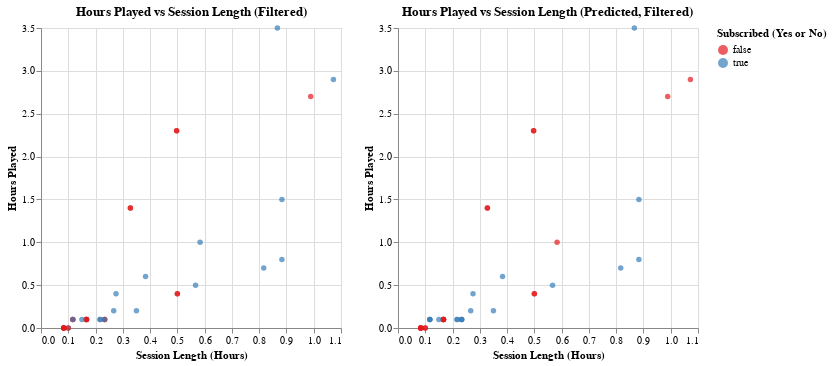

Source (notebook cell):
### Markdown cell above
We see from this confusion matrix that the classifier incorrectly predicted 7 subscribed observations as not subscribed and one non subscribed observation as subscribed. We are more interested in identifying observations that are subscribed, making this the positive label, and non-subscribed observations are treated as the negative label.

As a result of these predictions, the precision of the classifier when using K=2 is 100% (17/17) and the recall is 71% (17/(7+17)). Therefore, every observation that is predicted as subscribed is correct. However the classifier only identifies 71% of the actual positive observations and misses the remaining 29%. This means that the classifier makes a significant amount of false negatives (i.e., observations that are subscribed are incorrectly classified as not subscribed).

The lower recall could mean that the classifier is conservative when predicting the positive class (subscribed), as it avoids predicting subscribed unless it is very certain, which explains the high precision, but it fails to catch all positive (subscribed) observations. 

In a real life scenario, such as when game developers are predicting how many players will play their new game, prioritizing precision can maximize profit. A model with high precision ensures that the players predicted to play to game are likely to actually play. This would reduce the cost of any additional marketing or resources wasted to target players who are unlikely to play. On the other hand, a model with higher recall would help game developers anticipate the majority of players likely to join the game. This would allow them to prepare servers capable of accommodating an increased demand from players, which in turn would reduce the risk of the server crashing.

### Code cell
# The data had the be filtered because there were outlying observations of very high values, making the lower value observations difficult to interpret.

filtered_data = players_sessions_test_predictions[
    (players_sessions_test_predictions["session_length_hours"] <= 1.2) &
    (players_sessions_test_predictions["played_hours"] <= 50)
]

test_plot = alt.Chart(filtered_data, title="Hours Played vs Session Length (Filtered)").mark_circle().encode(
    x=alt.X("session_length_hours", title="Session Length (Hours)"),
    y=alt.Y("played_hours", title="Hours Played"),
    color=alt.Color("subscribe", title="Subscribed (Yes or No)"),
    tooltip=["session_length_hours", "played_hours"])

test_predicted_plot = alt.Chart(filtered_data, title="Hours Played vs Session Length (Predicted, Filtered)").mark_circle().encode(
    x=alt.X("session_length_hours", title="Session Length (Hours)"),
    y=alt.Y("played_hours", title="Hours Played"),
    color=alt.Color("predicted", title="Subscribed (Yes or No)", scale=alt.Scale(scheme="set1")),
    tooltip=["session_length_hours", "played_hours"])

test_plot | test_predicted_plot

### Figure 1 — Vega-Lite specification as saved in the notebook (floating-point values rounded to 4 significant figures)
{"config": {"view": {"continuousWidth": 300, "continuousHeight": 300}}, "hconcat": [{"mark": {"type": "circle"}, "encoding": {"color": {"field": "subscribe", "title": "Subscribed (Yes or No)", "type": "nominal"}, "tooltip": [{"field": "session_length_hours", "type": "quantitative"}, {"field": "played_hours", "type": "quantitative"}], "x": {"field": "session_length_hours", "title": "Session Length (Hours)", "type": "quantitative"}, "y": {"field": "played_hours", "title": "Hours Played", "type": "quantitative"}}, "title": "Hours Played vs Session Length (Filtered)"}, {"mark": {"type": "circle"}, "encoding": {"color": {"field": "predicted", "scale": {"scheme": "set1"}, "title": "Subscribed (Yes or No)", "type": "nominal"}, "tooltip": [{"field": "session_length_hours", "type": "quantitative"}, {"field": "played_hours", "type": "quantitative"}], "x": {"field": "session_length_hours", "title": "Session Length (Hours)", "type": "quantitative"}, "y": {"field": "played_hours", "title": "Hours Played", "type": "quantitative"}}, "title": "Hours Played vs Session Length (Predicted, Filtered)"}], "data": {"name": "data-1a8c6f9eaf61c357048fb19dd3d2bfbf"}, "$schema": "https://vega.github.io/schema/vega-lite/v5.20.1.json", "datasets": {"data-1a8c6f9eaf61c357048fb19dd3d2bfbf": [{"hashedEmail": "e21a324ccf5c873bafe82e47d5137b36aa312ee4803eeb5cbc6cf945f9bb3f38", "session_length_hours": 0.1, "subscribe": true, "played_hours": 0.0, "predicted": false}, {"hashedEmail": "060aca80f8cfbf1c91553a72f4d5ec8034764b05ab59fe8e1cf0eee9a7b67967", "session_length_hours": 0.5, "subscribe": false, "played_hours": 0.4, "predicted": false}, {"hashedEmail": "5a340c0e3d1aa3e579efc625bd3e5bca7fc25f7115b68e9411f457464bfd3df4", "session_length_hours": 0.275, "subscribe": true, "played_hours": 0.4, "predicted": true}, {"hashedEmail": "ca20f724571080b997e0efa874b9611e9f280c1af5f68ff6231a9e5b5d79bcfe", "session_length_hours": 0.35, "subscribe": true, "played_hours": 0.2, "predicted": true}, {"hashedEmail": "6fa105fac7f4f37350f21830db78cde153d8edda41d6f4f2d48c9785d605c5e5", "session_length_hours": 0.1167, "subscribe": false, "played_hours": 0.1, "predicted": true}, {"hashedEmail": "90f1495942837b1cde67cc9e3119421e38183502a4c6dee304df3bf0c21e0dd0", "session_length_hours": 0.2667, "subscribe": true, "played_hours": 0.2, "predicted": true}, {"hashedEmail": "88247d9a46fc214a12485dcbcbb03a8ddebfe8c1ec5fe209cd660147625c8e62", "session_length_hours": 0.3278, "subscribe": false, "played_hours": 1.4, "predicted": false}, {"hashedEmail": "d3ca24e4d7fe8ffe2a821ebd3b841252950ca53e4d659a5f33b987e2cd42a1ec", "session_length_hours": 0.2333, "subscribe": false, "played_hours": 0.1, "predicted": true}, {"hashedEmail": "577aa5f15468252b1c6f32dcd515012923476292e30f95e6b4128c770e993f92", "session_length_hours": 0.1667, "subscribe": true, "played_hours": 0.1, "predicted": false}, {"hashedEmail": "1d2371d8a35c8831034b25bda8764539ab7db0f63938696917c447128a2540dd", "session_length_hours": 0.08333, "subscribe": false, "played_hours": 0.0, "predicted": false}, {"hashedEmail": "8eae13e0f5823d9c48fe7b89695ea231f96f644f664bcc74c5a07f7d0a1135bd", "session_length_hours": 0.5667, "subscribe": true, "played_hours": 0.5, "predicted": true}, {"hashedEmail": "d572f391d452b76ea2d7e5e53a3d38bfd7499c7399db299bd4fedb06a46ad5bb", "session_length_hours": 0.08333, "subscribe": false, "played_hours": 0.0, "predicted": false}, {"hashedEmail": "8e0aac3020b3fd9cdef4840b533b4b105aaf1ce1f6f2df3f328ba2a44cecfdc1", "session_length_hours": 1.072, "subscribe": true, "played_hours": 2.9, "predicted": false}, {"hashedEmail": "060aca80f8cfbf1c91553a72f4d5ec8034764b05ab59fe8e1cf0eee9a7b67967", "session_length_hours": 0.5, "subscribe": false, "played_hours": 0.4, "predicted": false}, {"hashedEmail": "0088b5e134c3f0498a18c7ea6b8d77b4b0ff1636fc93355ccc95b45423367832", "session_length_hours": 0.8833, "subscribe": true, "played_hours": 1.5, "predicted": true}, {"hashedEmail": "a1e0438d568b9c05a93cadaf99969e4d44794d19dea31edd723cbc916f878c33", "session_length_hours": 0.9889, "subscribe": false, "played_hours": 2.7, "predicted": false}, {"hashedEmail": "2917e2dacafed92d017b9f356ce90a442bea6e4ad59dbbb484a920398acb8974", "session_length_hours": 0.08333, "subscribe": false, "played_hours": 0.0, "predicted": false}, {"hashedEmail": "d3ca24e4d7fe8ffe2a821ebd3b841252950ca53e4d659a5f33b987e2cd42a1ec", "session_length_hours": 0.2333, "subscribe": false, "played_hours": 0.1, "predicted": true}, {"hashedEmail": "d51a8c57269fe347b4b7760ec29c420832cb36a11c47569a9200872831910c05", "session_length_hours": 0.8167, "subscribe": true, "played_hours": 0.7, "predicted": true}, {"hashedEmail": "8e98b6db2053af0bc0e62cd55bcea5a08f23986dec3d02ca520ea039517e6744", "session_length_hours": 0.1667, "subscribe": false, "played_hours": 0.1, "predicted": false}, {"hashedEmail": "8e98b6db2053af0bc0e62cd55bcea5a08f23986dec3d02ca520ea039517e6744", "session_length_hours": 0.1667, "subscribe": false, "played_hours": 0.1, "predicted": false}, {"hashedEmail": "e3175c379bbb83c8786d2dd719cf844575aca24d2c81d643dc7f12f6227becf7", "session_length_hours": 0.8833, "subscribe": true, "played_hours": 0.8, "predicted": true}, {"hashedEmail": "8af6e04a9067b009303e36cf39f7e7d53f9473e74b4633876ddd79769158b665", "session_length_hours": 0.2333, "subscribe": true, "played_hours": 0.1, "predicted": true}, {"hashedEmail": "0d70dd9cac34d646c810b1846fe6a85b9e288a76f5dcab9c1ff1a0e7ca200b3a", "session_length_hours": 0.5833, "subscribe": true, "played_hours": 1.0, "predicted": false}, {"hashedEmail": "fb0005032363ec3b30c2ae668f78f5076b7e77de0c6a249e924eee608cd0a1fa", "session_length_hours": 0.8667, "subscribe": true, "played_hours": 3.5, "predicted": true}, {"hashedEmail": "ba9b943f7fd9b5078b20ece741c4cb6435418d5d8373b4fe3830487f6036095c", "session_length_hours": 0.1667, "subscribe": false, "played_hours": 0.1, "predicted": false}, {"hashedEmail": "8b71f4d66a38389b7528bb38ba6eb71157733df7d1740371852a797ae97d82d1", "session_length_hours": 0.2167, "subscribe": true, "played_hours": 0.1, "predicted": true}, {"hashedEmail": "8e98b6db2053af0bc0e62cd55bcea5a08f23986dec3d02ca520ea039517e6744", "session_length_hours": 0.1667, "subscribe": false, "played_hours": 0.1, "predicted": false}, {"hashedEmail": "20ae3f8b5323674fe6e537bc91928841cfc2a00c1b36522fd25370bb6fa89d36", "session_length_hours": 0.3833, "subscribe": true, "played_hours": 0.6, "predicted": true}, {"hashedEmail": "6fa105fac7f4f37350f21830db78cde153d8edda41d6f4f2d48c9785d605c5e5", "session_length_hours": 0.1167, "subscribe": false, "played_hours": 0.1, "predicted": true}, {"hashedEmail": "fe218a05c6c3fc6326f4f151e8cb75a2a9fa29e22b110d4c311fb58fb211f471", "session_length_hours": 0.15, "subscribe": true, "played_hours": 0.1, "predicted": true}, {"hashedEmail": "88247d9a46fc214a12485dcbcbb03a8ddebfe8c1ec5fe209cd660147625c8e62", "session_length_hours": 0.3278, "subscribe": false, "played_hours": 1.4, "predicted": false}, {"hashedEmail": "e47ae138603b9a7d6e9b97554bac2daf0477b30e0a4f29ed9d3deacc3c7ec155", "session_length_hours": 0.1167, "subscribe": true, "played_hours": 0.1, "predicted": true}, {"hashedEmail": "2917e2dacafed92d017b9f356ce90a442bea6e4ad59dbbb484a920398acb8974", "session_length_hours": 0.08333, "subscribe": false, "played_hours": 0.0, "predicted": false}, {"hashedEmail": "f1b432523542f90c61176a555ccb2144468d76c91a32d74082ab8c101f9d25b6", "session_length_hours": 0.2167, "subscribe": true, "played_hours": 0.1, "predicted": true}, {"hashedEmail": "7b17513f11968feaf6b02977885c436dc2a4549489ca25ef03022f9fbae19d81", "session_length_hours": 0.08333, "subscribe": false, "played_hours": 0.0, "predicted": false}, {"hashedEmail": "f19e136ddde68f365afc860c725ccff54307dedd13968e896a9f890c40aea436", "session_length_hours": 0.4972, "subscribe": false, "played_hours": 2.3, "predicted": false}, {"hashedEmail": "a2a0612e9a7da558cbac2ee3c816740324505a69a6e042c94aa1b67731f9ff01", "session_length_hours": 0.1, "subscribe": false, "played_hours": 0.0, "predicted": false}, {"hashedEmail": "f19e136ddde68f365afc860c725ccff54307dedd13968e896a9f890c40aea436", "session_length_hours": 0.4972, "subscribe": false, "played_hours": 2.3, "predicted": false}]}}
